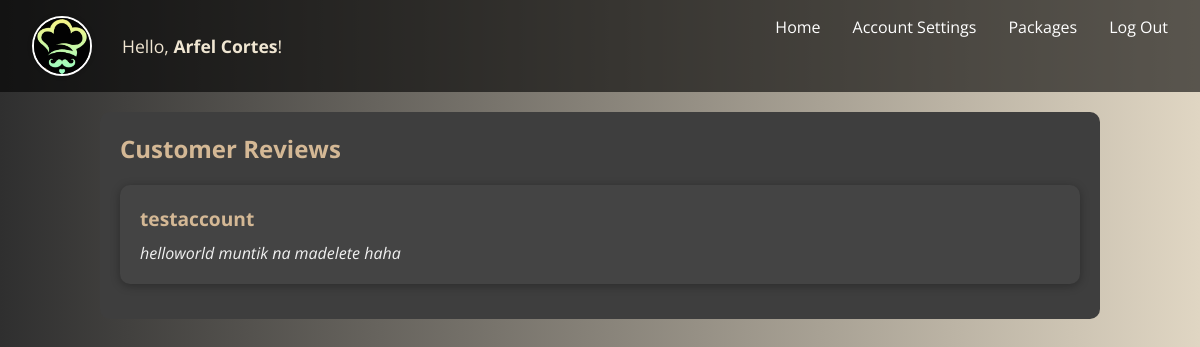
Page /show_reviews.php (signed in) on the committed database.
### tables this page shows
CREATE TABLE `registertb` (
  `userid` int(10) UNSIGNED NOT NULL,
  `name` varchar(255) DEFAULT NULL,
  `username` varchar(255) DEFAULT NULL,
  `contact` varchar(20) DEFAULT NULL,
  `password` varchar(255) DEFAULT NULL,
  `checkpass` varchar(255) DEFAULT NULL,
  `role` varchar(20) DEFAULT 'user'
);

CREATE TABLE `catering_orders` (
  `id` int(11) NOT NULL,
  `package_name` varchar(100) DEFAULT NULL,
  `name` varchar(100) NOT NULL,
  `events_date` date NOT NULL,
  `guests` int(11) NOT NULL,
  `address` text NOT NULL,
  `dishes` text DEFAULT NULL,
  `desserts` text DEFAULT NULL,
  `latitude` decimal(10,8) DEFAULT NULL,
  `longitude` decimal(11,8) DEFAULT NULL,
  `special_requests` text DEFAULT NULL,
  `created_at` timestamp NOT NULL DEFAULT current_timestamp(),
  `payment_method` varchar(50) DEFAULT NULL,
  `user_id` int(11) NOT NULL,
  `status` varchar(20) DEFAULT 'pending',
  `total_price` decimal(10,2) DEFAULT NULL,
  `review` text DEFAULT NULL
);

### show_reviews.php (the view, shortened to what this page needs)
<?php
include('connection.php');
$user_name = "";
if (isset($_SESSION['user_id'])) {
    $user_id = $_SESSION['user_id'];
    $stmt = $conn->prepare("SELECT name FROM registertb WHERE userid = ?");
    $stmt->bind_param("i", $user_id);
    $stmt->execute();
    $stmt->bind_result($name);
    if ($stmt->fetch()) {
        $user_name = $name;
    }
}
$reviews_query = "SELECT c.review, c.user_id, u.name FROM catering_orders c INNER JOIN registertb u ON c.user_id = u.userid WHERE c.review IS NOT NULL";
$reviews_result = $conn->query($reviews_query);
?>
<!DOCTYPE html>
<html lang="en">
<head>
</head>
<body>
<nav>
    <div style="display: flex; align-items: center; gap: 15px; justify-content: flex-start; width: 100%;">
        <img src="logo.jfif" alt="Logo" class="logo-img">
        <?php if (!empty($user_name)) {
            echo "<span class='greeting'>Hello, <strong>$user_name</strong>!</span>";
        } ?>
    </div>
    <div style="display: flex; justify-content: flex-end; width: 100%;">
        <a href="home.php">Home</a>
        <a href="account.php">Account Settings</a>
        <a href="orders.php">Packages</a>
        <a href="logout.php">Log Out</a>
    </div>
</nav>
<div class="container">
    <h2>Customer Reviews</h2>
    <?php
    if ($reviews_result->num_rows > 0) {
        while ($row = $reviews_result->fetch_assoc()) {
            $review_text = htmlspecialchars($row['review']);
            $reviewer_name = htmlspecialchars($row['name']);
            echo "<div class='review-box'>
                    <div class='reviewer-info'>$reviewer_name</div>
                    <div class='review-text'>$review_text</div>
                </div>";
        }
    } else {
        echo "<p>No reviews available.</p>";
    }
    ?>
</div>
</body>
</html>

### show_reviews.php (style rules this page uses)
* { margin: 0; padding: 0; box-sizing: border-box; }
body, html { height: 100%; font-family: 'Open Sans', sans-serif; }
body { background: linear-gradient(to right, #2f2f2f, #e0d6c3); color: #fff; }
nav { background-color: rgba(0, 0, 0, 0.6); display: flex; justify-content: flex-end; padding: 1rem 2rem; }
nav a { color: white; text-decoration: none; margin-left: 2rem; font-size: 1rem; }
.container { margin: 20px auto; padding: 20px; max-width: 1000px; background-color: #3e3e3e; border-radius: 10px; }
.review-box { background-color: #444; padding: 20px; border-radius: 10px; margin-bottom: 15px; box-shadow: 0 2px 10px rgba(0, 0, 0, 0.3); }
.review-box .reviewer-info { font-size: 1.2rem; font-weight: bold; color: #d4b895; margin-bottom: 10px; }
.review-box .review-text { color: #f1f1f1; font-style: italic; }
h2 { color: #d4b895; margin-bottom: 20px; }
.logo-img { width: 60px; height: 60px; border-radius: 50%; object-fit: cover; border: 2px solid white; box-shadow: 0 0 5px rgba(0, 0, 0, 0.2); }
nav span.greeting { margin-left: 15px; font-size: 1.1rem; color: #f0e6d2; }

### rows in the picture
registertb: name "Arfel Cortes"
catering_orders: registertb.name "testaccount", review "helloworld muntik na madelete haha"
